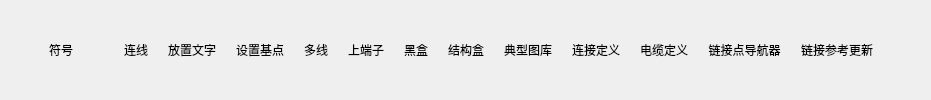
      <widget class="QWidget" name="tab_6">
       <property name="styleSheet">
        <string notr="true">#tab_6{
background-color: rgb(8, 62, 75);
}

QGroupBox{
	background-color: rgba(16, 57, 70, 1);
	border: 0px solid rgb(111, 255, 255);
	margin-top:3.3ex;
	color: rgba(102, 249, 247, 1);
	font: 12pt &quot;微软雅黑&quot;;
}

QGroupBox::title{
	subcontrol-origin: margin;
	subcontrol-position: top center;
	background-color: rgba(19, 67, 79, 1);
	padding: 7 10000px;
}

QLineEdit{
	background-color: rgba(255, 255, 255,0.2);
	border-width:0;
	border-style:outset;
	color: rgba(102, 249, 247, 1);
	font: 12pt &quot;微软雅黑&quot;;
}

QLabel{
	color: rgba(102, 249, 247, 1);
	font: 12pt &quot;微软雅黑&quot;;
}

QRadioButton{
	color: rgba(102, 249, 247, 1);
	font: 12pt &quot;微软雅黑&quot;;
}

QRadioButton::indicator{
	border-color: rgba(255, 255, 255,0);
	background:transparent;
}


QRadioButton::indicator:checked{
	border-image:url(:/widget/images/green.png)
}

QRadioButton::indicator:unchecked{
	border-image:url(:/widget/images/unchecked.png)
}

QPushButton{
	border: 2px solid rgba(61, 255, 255,0.4);
	background-color: rgba(12, 34, 45, 0.6);
	font: 10pt &quot;微软雅黑&quot;;
	color: rgba(102, 249, 247, 1);
	text-align：center;
}

QPushButton::disabled{
	border: 0px;
	color: rgba(102, 249, 247, 0.3);
	text-align：center;
}

QPushButton::pressed{
	border: 2px solid rgba(61, 255, 255,0.8);
	background-color: rgba(12, 34, 45, 1);
	font: 12pt &quot;微软雅黑&quot;;
}

QPushButton::hover{
	border: 2.5px solid rgba(61, 255, 255,0.8);
	background-color: rgba(12, 34, 45, 0.6);
	font: 75 12pt &quot;微软雅黑&quot;;
}

QDoubleSpinBox{
	border: 0px solid rgba(61, 255, 255,0.4);
	background-color: rgba(255, 255, 255, 0.2);
	font: 12pt &quot;Times New Roman&quot;;
	color: rgba(102, 249, 247, 1);
	text-align：center;
	padding-left:10px;
}
</string>
       </property>
       <attribute name="title">
        <string>设计</string>
       </attribute>
       <layout class="QHBoxLayout" name="horizontalLayout">
        <property name="topMargin">
         <number>5</number>
        </property>
        <property name="bottomMargin">
         <number>5</number>
        </property>
        <item>
         <widget class="QToolButton" name="Btn_SymbolLoad">
          <property name="minimumSize">
           <size>
            <width>100</width>
            <height>30</height>
           </size>
          </property>
          <property name="text">
           <string>符号</string>
          </property>
          <property name="iconSize">
           <size>
            <width>32</width>
            <height>32</height>
           </size>
          </property>
          <property name="toolButtonStyle">
           <enum>Qt::ToolButtonTextUnderIcon</enum>
          </property>
          <property name="autoRaise">
           <bool>true</bool>
          </property>
         </widget>
        </item>
        <item>
         <widget class="QToolButton" name="BtnLineConnect">
          <property name="text">
           <string>连线</string>
          </property>
          <property name="iconSize">
           <size>
            <width>32</width>
            <height>32</height>
           </size>
          </property>
          <property name="toolButtonStyle">
           <enum>Qt::ToolButtonTextUnderIcon</enum>
          </property>
          <property name="autoRaise">
           <bool>true</bool>
          </property>
         </widget>
        </item>
        <item>
         <widget class="QToolButton" name="BtnPutText">
          <property name="text">
           <string>放置文字</string>
          </property>
          <property name="iconSize">
           <size>
            <width>32</width>
            <height>32</height>
           </size>
          </property>
          <property name="toolButtonStyle">
           <enum>Qt::ToolButtonTextUnderIcon</enum>
          </property>
          <property name="autoRaise">
           <bool>true</bool>
          </property>
         </widget>
        </item>
        <item>
         <widget class="QToolButton" name="BtnSetCentrePoint">
          <property name="text">
           <string>设置基点</string>
          </property>
          <property name="iconSize">
           <size>
            <width>32</width>
            <height>32</height>
           </size>
          </property>
          <property name="toolButtonStyle">
           <enum>Qt::ToolButtonTextUnderIcon</enum>
          </property>
          <property name="autoRaise">
           <bool>true</bool>
          </property>
         </widget>
        </item>
        <item>
         <widget class="QToolButton" name="Btn_MultiLine">
          <property name="text">
           <string>多线</string>
          </property>
          <property name="iconSize">
           <size>
            <width>32</width>
            <height>32</height>
           </size>
          </property>
          <property name="toolButtonStyle">
           <enum>Qt::ToolButtonTextUnderIcon</enum>
          </property>
          <property name="autoRaise">
           <bool>true</bool>
          </property>
         </widget>
        </item>
        <item>
         <widget class="QToolButton" name="Btn_SetTerminal">
          <property name="text">
           <string>上端子</string>
          </property>
          <property name="iconSize">
           <size>
            <width>32</width>
            <height>32</height>
           </size>
          </property>
          <property name="toolButtonStyle">
           <enum>Qt::ToolButtonTextUnderIcon</enum>
          </property>
          <property name="autoRaise">
           <bool>true</bool>
          </property>
         </widget>
        </item>
        <item>
         <widget class="QToolButton" name="Btn_BlackBox">
          <property name="text">
           <string>黑盒</string>
          </property>
          <property name="iconSize">
           <size>
            <width>32</width>
            <height>32</height>
           </size>
          </property>
          <property name="toolButtonStyle">
           <enum>Qt::ToolButtonTextUnderIcon</enum>
          </property>
          <property name="autoRaise">
           <bool>true</bool>
          </property>
         </widget>
        </item>
        <item>
         <widget class="QToolButton" name="Btn_StructBox">
          <property name="text">
           <string>结构盒</string>
          </property>
          <property name="iconSize">
           <size>
            <width>32</width>
            <height>32</height>
           </size>
          </property>
          <property name="toolButtonStyle">
           <enum>Qt::ToolButtonTextUnderIcon</enum>
          </property>
          <property name="autoRaise">
           <bool>true</bool>
          </property>
         </widget>
        </item>
        <item>
         <widget class="QToolButton" name="Btn_TypicalDwg">
          <property name="text">
           <string>典型图库</string>
          </property>
          <property name="iconSize">
           <size>
            <width>32</width>
            <height>32</height>
           </size>
          </property>
          <property name="toolButtonStyle">
           <enum>Qt::ToolButtonTextUnderIcon</enum>
          </property>
          <property name="autoRaise">
           <bool>true</bool>
          </property>
         </widget>
        </item>
        <item>
         <widget class="QToolButton" name="Btn_LineDefine">
          <property name="text">
           <string>连接定义</string>
          </property>
          <property name="iconSize">
           <size>
            <width>32</width>
            <height>32</height>
           </size>
          </property>
          <property name="toolButtonStyle">
           <enum>Qt::ToolButtonTextUnderIcon</enum>
          </property>
          <property name="autoRaise">
           <bool>true</bool>
          </property>
         </widget>
        </item>
        <item>
         <widget class="QToolButton" name="Btn_CableDefine">
          <property name="text">
           <string>电缆定义</string>
          </property>
          <property name="iconSize">
           <size>
            <width>32</width>
            <height>32</height>
           </size>
          </property>
          <property name="toolButtonStyle">
           <enum>Qt::ToolButtonTextUnderIcon</enum>
          </property>
          <property name="autoRaise">
           <bool>true</bool>
          </property>
         </widget>
        </item>
        <item>
         <widget class="QToolButton" name="BtnBoardLayout">
          <property name="text">
           <string>链接点导航器</string>
          </property>
          <property name="iconSize">
           <size>
            <width>32</width>
            <height>32</height>
           </size>
          </property>
          <property name="toolButtonStyle">
           <enum>Qt::ToolButtonTextUnderIcon</enum>
          </property>
          <property name="autoRaise">
           <bool>true</bool>
          </property>
         </widget>
        </item>
        <item>
         <widget class="QToolButton" name="Btn_MultiLine_9">
          <property name="text">
           <string>链接参考更新</string>
          </property>
          <property name="iconSize">
           <size>
            <width>32</width>
            <height>32</height>
           </size>
          </property>
          <property name="toolButtonStyle">
           <enum>Qt::ToolButtonTextUnderIcon</enum>
          </property>
          <property name="autoRaise">
           <bool>true</bool>
          </property>
         </widget>
        </item>
        <item>
         <spacer name="horizontalSpacer">
          <property name="orientation">
           <enum>Qt::Horizontal</enum>
          </property>
          <property name="sizeHint" stdset="0">
           <size>
            <width>40</width>
            <height>20</height>
           </size>
          </property>
         </spacer>
        </item>
       </layout>
      </widget>
